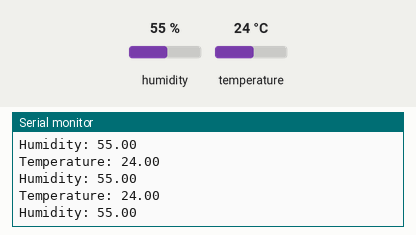
The sketch below on a simulated Arduino Uno, built with avr-gcc and run on an emulated ATmega328P. Shown: the last lines printed to the serial monitor. The inputs (shaded band) are chosen by the test bench; at power-on: humidity 55 %, temperature 24 °C.

Above: at 2.8 s.
2.9 s: humidity set to 22 %
At 5.5 s:
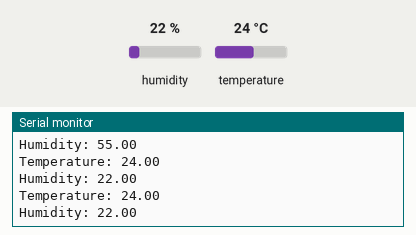
5.6 s: temperature set to 12 °C
At 6.9 s:
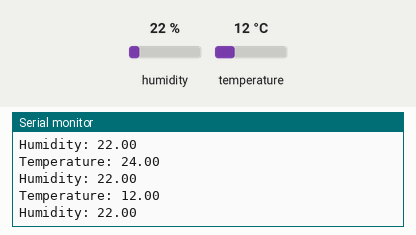
8.3 s: humidity set to 40 %
At 11.0 s:
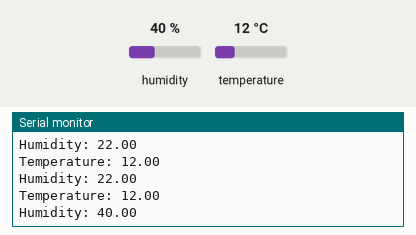
Timing chart, 0 to 12.5 s (numbered marks = the images above; inputs shaded):
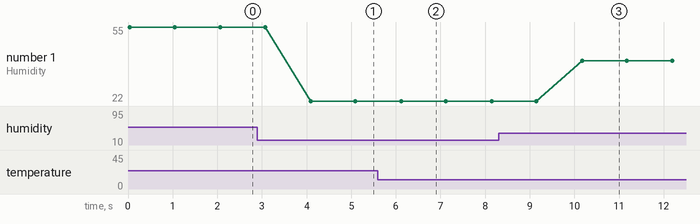

The sketch:

dht11.ino
```cpp
#include "DHT.h"

const int DHTPIN = 4;       //Đọc dữ liệu từ DHT11 ở chân 4 trên mạch Arduino
const int DHTTYPE = DHT11;  //Khai báo loại cảm biến, có 2 loại là DHT11 và DHT22

DHT dht(DHTPIN, DHTTYPE);

void setup() {
  Serial.begin(9600);
  dht.begin();
}

void loop() {
  float h = dht.readHumidity();
  float t = dht.readTemperature();

  Serial.print("Temperature: ");
  Serial.println(t);
  Serial.print("Humidity: ");
  Serial.println(h);

  Serial.println();
  delay(1000);
}
```

Measured:
- after the input at 2.9 s, the serial monitor: prints a new line after 1.2 s (image 1)
- after the input at 5.6 s, the serial monitor: prints a new line after 0.50 s (image 2)
- after the input at 8.3 s, the serial monitor: prints a new line after 1.9 s (image 3)
- plotted number 1: 55 → 22 after the input at 2.9 s, 22 → 40 after the input at 8.3 s
